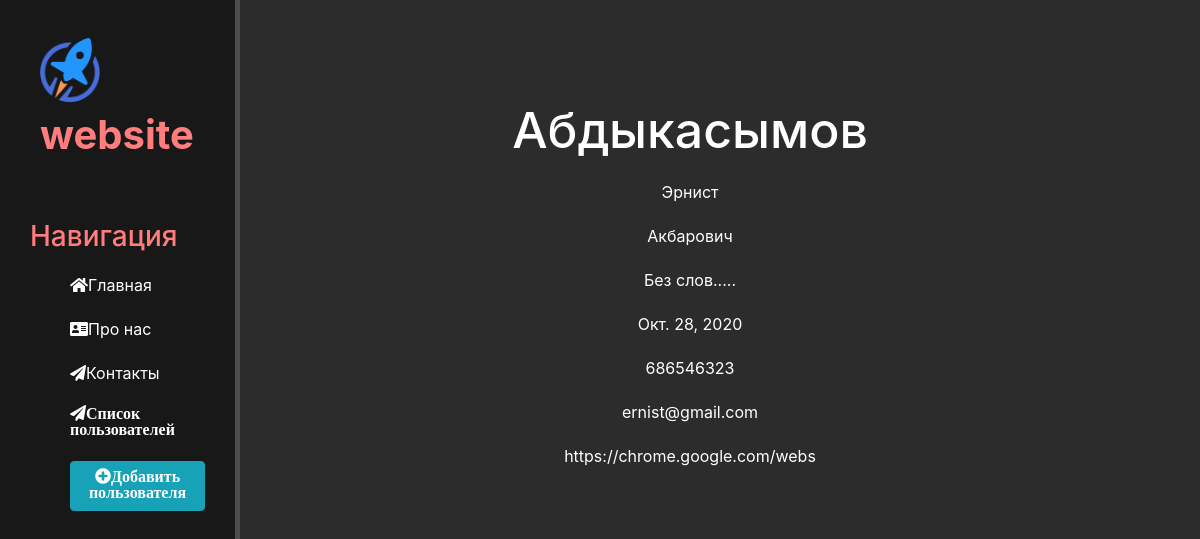
The app's page /contact/4 with its own data.
### contact/models.py (models this page shows, shortened)
class Contacs(models.Model):
    last_name = models.CharField('Фамилия', max_length=20)
    name = models.CharField('Имя', max_length=10)
    big_name = models.CharField('Отчество', max_length=20)
    text = models.TextField('Описание', max_length=100)
    birth_day = models.DateField('Дата рождение', default=datetime.today())
    num_ber = models.CharField('Номер', max_length=20)
    email = models.EmailField('Gmail', max_length=30)
    social = models.URLField('Соц сети', max_length=30)
    class Meta:
        verbose_name = 'Пользователь'
        verbose_name_plural = 'Люди'

### contact/views.py (the view)
# urls.py: path('<int:pk>', views.ContactDetailView.as_view(), name='news-detail'),
class ContactDetailView(DetailView):
    model = Contacs
    template_name = 'contact/details_view.html'
    context_object_name = 'article'

### contact/templates/contact/details_view.html (shortened to what this page needs)
{% extends 'main/layout.html' %}
{% block content %}
   <div class="features">
        <h1>{{ article.last_name }}</h1>
       <p>{{ article.name }}</p>
       <p>{{ article.big_name }}</p>
       <p>{{ article.text }}</p>
       <p>{{ article.birth_day }}</p>
       <p>{{ article.num_ber }}</p>
       <p>{{ article.email }}</p>
       <p>{{ article.social }}</p>
   </div>
{% endblock %}

### main/static/main/css/main.css (style rules this page uses)
body { background: #2c2c2c; }
main .features { float: left; color: white; margin-top: 100px; text-align: center; width: 75%; }
main .features h1 { font-size:50px; }
main .features p { max-width: 400px; margin: 20px auto; }

### records on screen
Contacs: last_name "Абдыкасымов", name "Эрнист", big_name "Акбарович", text "Без слов.....", birth_day "Окт. 28, 2020", num_ber "686546323", email "ernist@gmail.com", social "https://chrome.google.com/webs"
